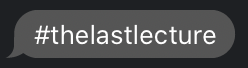
#> input picture Figures/lastlec.png, 248 x 68 px, given in place of dixie.jpg, which was not available
$ python NSCI801_Image_Processing_Proper_v2.py   (older library calls are emulated)
#> lines starting #> are read from the running program, lines starting #| are printed output that depends on the picture; pictures that were not available may be replaced by others from this repository, and a replacement may not be noted
#!/usr/bin/env python
# coding: utf-8

# # Image Processing
# ## Review

# Well, Class We've arrived:

# ![Screenshot%202020-02-23%2018.44.43.png](https://github.com/BlohmLab/NSCI801-QuantNeuro/blob/master/Figures/lastlec.png?raw=1)

# So what are we going over today?
#
# ## Image processing

# Scikit-image is a Python package dedicated to image processing, and using natively NumPy arrays as image objects. This lecture describes how to use scikit-image on various image processing tasks, and links it with other scientific Python modules such as NumPy and SciPy

# Digital image processing allows the use of much more complex algorithms, and hence, can offer both more sophisticated performance at simple tasks, and the implementation of methods which would be impossible by analog means.

# Why?
#
# In particular, digital image processing is the only practical technology for:
#
# Classification
#
# Feature extraction
#
# Multi-scale signal analysis
#
# Pattern recognition
#
# Projection

# But I digress, Image processing could be useful in reading radiology reports.
#
# Before we jump ahead we need to figure out how to display images:

# The package to use is Matplotlib, and displaying 2D images is done using imshow:

# In[1]:


import numpy as np
check = np.zeros((9, 9))
check[::2, 1::2] = 1
check[1::2, ::2] = 1

import matplotlib.pyplot as plt
plt.imshow(check, cmap='gray', interpolation='nearest')
plt.show()
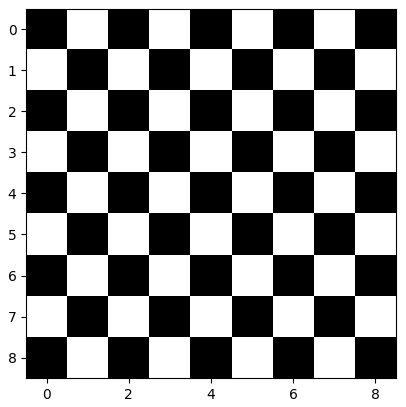
#> figure drawn by matplotlib, 1 panel


# We did it:
#
# ![alt text](https://github.com/BlohmLab/NSCI801-QuantNeuro/blob/master/Figures/Boom.png?raw=1)

# Creating a simple figure for plotting

# ## Input/output and data types

# Reading from files: skimage.io.imread()
#
# Works with all data formats supported by the Python Imaging Library (or any other I/O plugin provided to imread with the plugin keyword argument).
#
# Also works with URL image paths:

# In[ ]:


from skimage import io, filters
from skimage import data
import skimage as ski
import os
filename = os.path.join(ski.data_dir, 'camera.png')
camera = io.imread(filename)
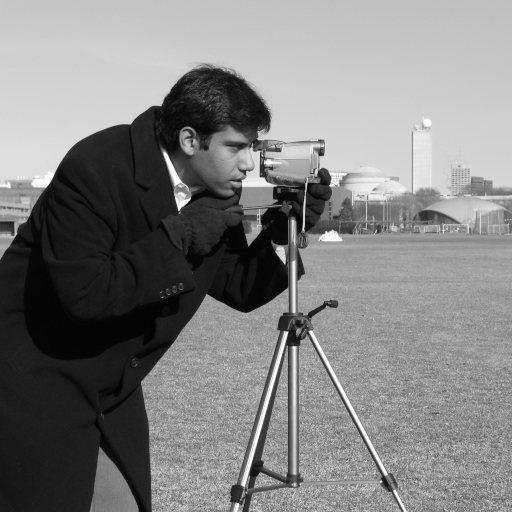
#> camera: shape (512, 512); min 0, max 255, mean 129.1
# logo = io.imread('http://scikit-image.org/_static/img/logo.png')
plt.imshow(camera, cmap='gray', interpolation='nearest')
plt.show()


# Or we can do local files as well..... for example:

# In[ ]:


filename2 = '/Users/joe/Downloads/dixie.jpg'
dixie = io.imread(filename2)
#> dixie is the input picture: shape (68, 248, 4); mean R, G, B, A 73.3, 74.1, 75.3, 255
plt.imshow(dixie, cmap='gray', interpolation='nearest')
plt.show()


# Image ndarrays can be represented either by integers (signed or unsigned) or floats.
#
# Careful with overflows with integer data types
#
# Different integer sizes are possible: 8-, 16- or 32-bytes, signed or unsigned.

# In[ ]:


print(camera.dtype)
#| uint8
print(camera.shape)
#| (512, 512)
filtered_camera = filters.gaussian(camera, 1)
type(filtered_camera)
plt.imshow(filtered_camera, cmap='gray', interpolation='nearest')
plt.show()


# Some image processing routines need to work with float arrays, and may hence output an array with a different type and the data range from the input array

# In[ ]:


camera = data.camera()
camera.dtype
camera_multiply = 3 * camera
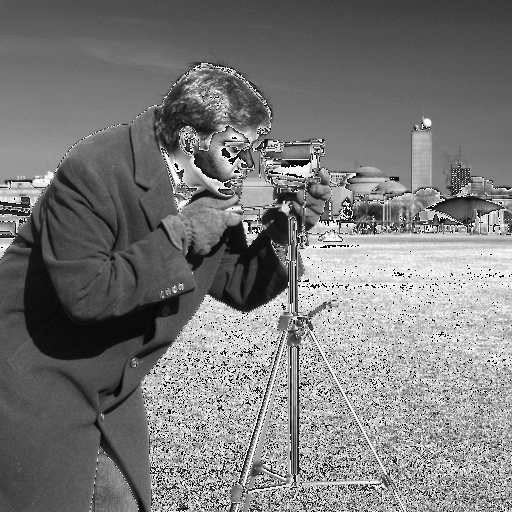
#> camera_multiply: shape (512, 512); min 0, max 255, mean 122.4
plt.imshow(camera_multiply, cmap='gray', interpolation='nearest')
plt.show()


# In[ ]:


from skimage import img_as_float
camera_float = img_as_float(camera)
camera.max(), camera_float.max()

plt.imshow(camera_float, cmap='gray', interpolation='nearest')
plt.show()


# In[ ]:


from skimage import filters
camera_sobel = filters.sobel(camera)
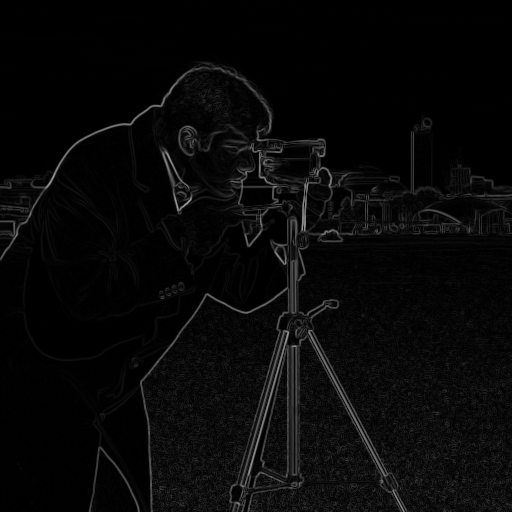
#> camera_sobel: shape (512, 512) float64; min 0, max 0.645, mean 0.0342
camera_sobel.max()
plt.imshow(camera_sobel, cmap='gray', interpolation='nearest')
plt.show()


# Color images are of shape (N, M, 3) or (N, M, 4) (when an alpha channel encodes transparency)
#
# Routines converting between different colorspaces (RGB, HSV, LAB etc.) are available in skimage.color : color.rgb2hsv, color.lab2rgb, etc. Check the docstring for the expected dtype (and data range) of input images.

# In[ ]:


import scipy
#> (the run stopped early here; a loop or call above may not have finished)
